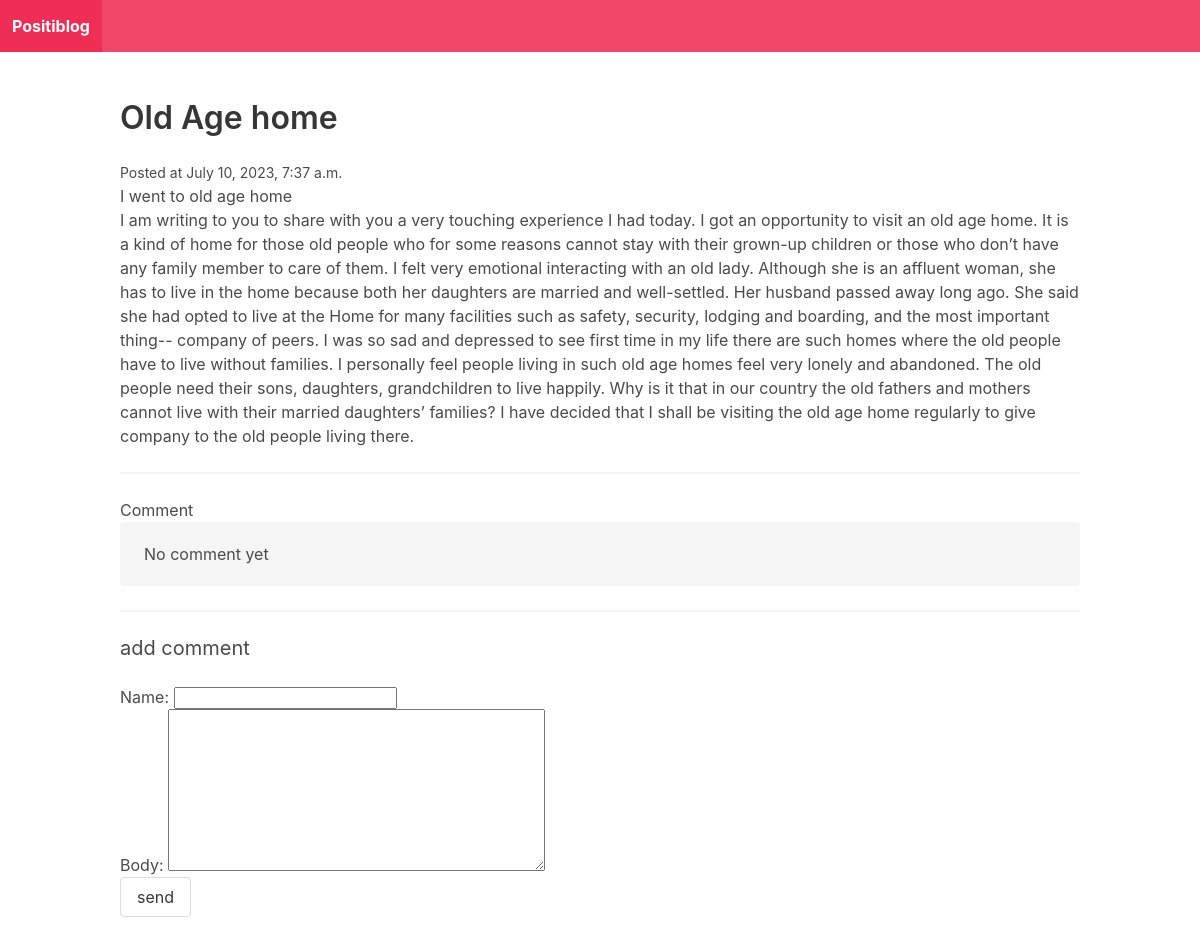
The page /post-3/ on the database its author committed.
### blog/models.py (models this page shows)
class Post(models.Model):
    title=models.CharField(max_length=255)
    slug=models.SlugField()
    intro=models.TextField()
    body=models.TextField()
    posted_date=models.DateTimeField(auto_now_add=True)

### blog/views.py (the view)
# urls.py: path("<slug:slug>/", post_detail, name="post_detail"),
def post_detail(request, slug):
    post=Post.objects.get(slug=slug)
    if request.method=="POST":
        form = CommentForm(request.POST)
        if form.is_valid():
            comment=form.save(commit=False)
            comment.post=post
            comment.save()
            generate_comments(post)
            identify_ifbad()
            return redirect("post_detail", slug=post.slug)
    else:
        form=CommentForm()
    return render(request, "blog/post_detail.html", {"post":post, "form":form})

### blog/forms.py
class CommentForm(forms.ModelForm):
    class Meta:
        model=Comment
        fields=["name","body"]

### blog/templates/blog/post_detail.html (shortened to what this page needs)
{% extends "blog/base.html" %} {% block content %}
<h1 class="title">{{post.title}}</h1>
<small>
    Posted at {{post.posted_date}}
</small>
<p>
    {{post.intro}}
</p>
<p>
    {{post.body}}
</p>
<hr />
<h2 class="'subtitle">Comment</h2>
{% for comment in post.comments.all %}
<article class="media">
    <div class="media-content">
        <div class="content">
            <p>
                <strong>
                    {{comment.name}}
                    <small>
                        {{comment.posted_date}}
                    </small>
                </strong>
                <br />
                {{comment.body}}
            </p>
        </div>
    </div>
</article>
{% empty %}
<div class="notification">
    <p>
        No comment yet
    </p>
</div>
{% endfor %}
<hr />
<h2 class="subtitle">
    add comment
</h2>
<form action="." method="post">
    {{form.as_p}}
    <div class="field">
        <div class="control">
            <button class="button is danger">send</button>
        </div>
    </div>
</form>
{% endblock %}

### rows shown on the page
Post: title "Old Age home", posted_date "July 10, 2023, 7:37 a.m.", intro "I went to old age home", body "I am writing to you to share with you a very touching experience I had today. I got an opportunity to visit an old age home. It is a kind of home for those old people who for some reasons cannot stay with their grown-up children or those who don’t have any family member to care of them. I felt very emotional interacting with an old lady. Although she is an affluent woman, she has to live in the home because both her daughters are married and well-settled. Her husband passed away long ago. She said she had opted to live at the Home for many facilities such as safety, security, lodging and boarding, and the most important thing-- company of peers. I was so sad and depressed to see first time…"
